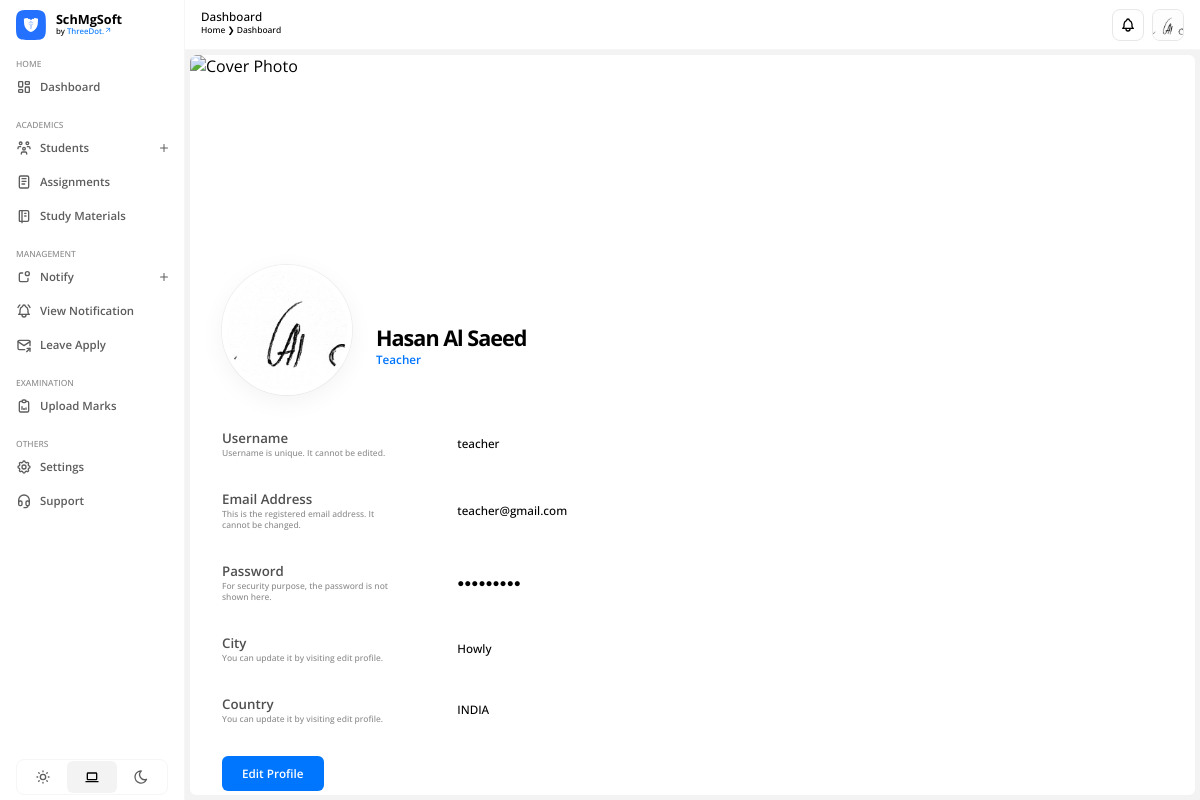
Screenshot of /profile/ (signed in) with the database file from the repository.
### apps/users/models.py (models this page shows)
class CustomUser(AbstractUser):
    USER = (
        (1, 'ADMIN'),
        (2, 'TEACHER'),
        (3, 'STUDENT')
    )
    user_type = models.CharField(choices=USER, max_length=20, default=1)
    profile_pic = models.ImageField(upload_to='profile_pic/', null=True, blank=True)
    city = models.CharField(max_length=200, blank=True)
    country = models.CharField(max_length=200, blank=True)

### apps/users/views.py (the view)
# urls.py: path('profile/', include('apps.users.urls')),
@login_required(login_url='/')
def profile(request):
    user = CustomUser.objects.get(id=request.user.id)
    context = {
        'user':user
    }
    return render(request, 'profile.html', context)

### apps/users/templates/profile.html
{% extends "base.html" %} {% load static %} {% block htmlhead %}
<link
  rel="stylesheet"
  type="text/css"
  href="{% static 'css/users/profile.css' %}"
/>
{% endblock htmlhead %} {% block content %}
<div id="my-profile">
  <div class="image-section">
    <div id="cover-photo">
      <img
        src="https://images.unsplash.com/photo-1642104704074-907c0698cbd9?crop=entropy&cs=srgb&fm=jpg&ixid=M3wzMjM4NDZ8MHwxfHJhbmRvbXx8fHx8fHx8fDE3MjEzMjI3NTF8&ixlib=rb-4.0.3&q=85"
        alt="Cover Photo"
      />
    </div>
    <div class="profile-details">
      <div id="profile-photo">
        {% if not user.profile_pic %}
        <img
          src="https://images.unsplash.com/photo-1718002127646-0904604dfb8c?crop=entropy&cs=srgb&fm=jpg&ixid=M3wzMjM4NDZ8MHwxfHJhbmRvbXx8fHx8fHx8fDE3MjA5NDE3OTN8&ixlib=rb-4.0.3&q=85"
          alt="Profile Photo."
        />
        {% else %}
        <img src="{{ user.profile_pic.url }}" alt="Profile Photo." />
        {% endif %}
      </div>
      <div class="profile-section">
        <h3>{{ user.first_name }} {{ user.last_name }}</h3>
        {% if user.user_type == '1' %}
        <p>Admin</p>
        {% elif user.user_type == '2' %}
        <p>Teacher</p>
        {% else %}
        <p>Student</p>
        {% endif %}
      </div>
    </div>
  </div>
  <div class="user-details">
    <div class="group">
      <div class="sub-group">
        <h3>Username</h3>
        <p>Username is unique. It cannot be edited.</p>
      </div>
      <p>{{ user.username }}</p>
    </div>
    <div class="group">
      <div class="sub-group">
        <h3>Email Address</h3>
        <p>This is the registered email address. It cannot be changed.</p>
      </div>
      <p>{{ user.email }}</p>
    </div>
    <div class="group">
      <div class="sub-group">
        <h3>Password</h3>
        <p>For security purpose, the password is not shown here.</p>
      </div>
      <p>●●●●●●●●●</p>
    </div>
    <div class="group">
      <div class="sub-group">
        <h3>City</h3>
        <p>You can update it by visiting edit profile.</p>
      </div>
      <p>{{ user.city }}</p>
    </div>
    <div class="group">
      <div class="sub-group">
        <h3>Country</h3>
        <p>You can update it by visiting edit profile.</p>
      </div>
      <p>{{ user.country }}</p>
    </div>
    <a href="{% url 'profile-edit' %}">Edit Profile</a>
  </div>
</div>
{% endblock %}

### SchMgSoft/templates/header.html (shortened to what this page needs)
{% load static %}
{% block content %}
<header>
  <div class="left">
    <h3>Dashboard</h3>
    <div class="breadcrumb">
      <p>Home &#10095; Dashboard</p>
    </div>
  </div>
  <div class="right">
    <div id="notification-icon">
    </div>
    <div id="profile">
      {% if not user.profile_pic %}
      <img
        src="https://images.unsplash.com/photo-1522075469751-3a6694fb2f61?crop=entropy&cs=srgb&fm=jpg&ixid=M3wzMjM4NDZ8MHwxfHJhbmRvbXx8fHx8fHx8fDE3MjA2ODA4NTB8&ixlib=rb-4.0.3&q=85"
        alt="Profile Photo."
      />
      {% else %}
      <img src="{{ user.profile_pic.url }}" alt="Profile Photo." />
      {% endif %}
    </div>
  </div>
</header>
{% endblock %}
{% block extracss %}
<link rel="stylesheet" type="text/css" href="{% static 'css/header.css' %}" />
{% endblock %}

### SchMgSoft/static/css/style.css (style rules this page uses)
:root { --accent-clr-50: #edfaff; --accent-clr-100: #d6f1ff; --accent-clr-200: #b5e9ff; --accent-clr-300: #83ddff; --accent-clr-400: #48c7ff; --accent-clr-500: #1ea8ff; --accent-clr-600: #0689ff; --accent-clr-700: #0075fe; --accent-clr-800: #085ac5; --accent-clr-900: #0d4e9b; --accent-clr-950: #0e305d; --round-sm: 0.125rem; --round-norm: 0.25rem; --round-md: 0.375rem; --round-lg: 0.5rem; --round-xl: 0.75rem; --round-2xl: 1rem; --round-3xl: 1.5rem; --round-full: 50%; --transition-time: 0.15s; --animation-time: 0.3s; }
*, *:before, *:after { margin: 0; padding: 0; box-sizing: border-box; font-family: 'Open Sans', sans-serif; font-synthesis: none; -webkit-font-smoothing: antialiased; -moz-osx-font-smoothing: grayscale; text-rendering: optimizeLegibility; }
html { scroll-behavior: smooth; }
body { margin: 0; padding: 0; min-width: 100%; min-height: 100vh; font-family: 'Open Sans', sans-serif; font-synthesis: none; -webkit-font-smoothing: antialiased; -moz-osx-font-smoothing: grayscale; text-rendering: optimizeLegibility; overflow: hidden; }
body.light-mode { --text-clr-50: #f6f6f6; --text-clr-100: #e7e7e7; --text-clr-200: #d1d1d1; --text-clr-300: #b0b0b0; --text-clr-400: #9c9c9c; --text-clr-500: #8c8c8c; --text-clr-600: #5d5d5d; --text-clr-700: #4f4f4f; --text-clr-800: #454545; --text-clr-900: #3d3d3d; --text-clr-950: #000000; --bg-clr: #f3f3f3; --bg-component: #ffffff; --bg-icon: #f3f3f3; --bg-blur: rgba(255, 255, 255, 0.3); --border-clr: rgba(0, 0, 0, 0.05); --overlay: rgba(0, 0, 0, 0.5); }
a { padding: 0; margin: 0; text-decoration: none; color: var(--text-clr-950); cursor: pointer; }
p, h1, h2, h3, h4, h5, h6 { padding: 0; margin: 0; }

### SchMgSoft/static/css/users/profile.css (style rules this page uses)
#my-profile { width: 100%; height: 100%; background-color: var(--bg-component); border-radius: var(--round-md); overflow-x: hidden; overflow-y: auto; }
#my-profile .image-section { width: 100%; height: 350px; }
#my-profile .image-section #cover-photo { width: 100%; height: 250px; display: flex; align-items: center; justify-content: center; border-radius: var(--round-md) var(--round-md) 0 0; overflow: hidden; }
#my-profile .image-section #cover-photo img { width: 100%; height: 100%; object-fit: cover; }
#my-profile .image-section .profile-details { padding: 0 32px; width: 100%; height: 50px; display: flex; gap: 24px; align-items: center; justify-content: left; }
#my-profile .image-section .profile-details #profile-photo { width: 130px; height: 130px; display: flex; align-items: center; justify-content: center; border: 5px solid var(--bg-component); border-radius: var(--round-full); box-shadow: var(--border-clr) 0px 6px 24px 0px, var(--border-clr) 0px 0px 0px 1px; overflow: hidden; }
#my-profile .image-section .profile-details #profile-photo img { width: 100%; height: 100%; object-fit: cover; }
#my-profile .image-section .profile-details .profile-section { margin-top: 24px; height: 100%; display: flex; flex-direction: column; align-items: start; justify-content: end; }
#my-profile .image-section .profile-details .profile-section h3 { font-size: 1.351rem; font-weight: 700; text-align: left; letter-spacing: -1px; color: var(--text-clr-950); }
#my-profile .image-section .profile-details .profile-section p { font-size: 0.731rem; font-weight: 600; text-align: left; color: var(--accent-clr-700); }
#my-profile .user-details { padding: 24px 32px; width: 100%; display: flex; flex-direction: column; gap: 32px; align-items: start; justify-content: left; }
#my-profile .user-details .group { width: 100%; display: flex; align-items: center; }
#my-profile .user-details .group .sub-group { width: 25%; display: flex; flex-direction: column; align-items: start; justify-content: left; }
#my-profile .user-details .group .sub-group h3 { font-size: 0.831rem; font-weight: 600; text-align: left; color: var(--text-clr-700); }
#my-profile .user-details .group .sub-group p { font-size: 0.531rem; font-weight: 500; text-align: left; color: var(--text-clr-500); }
#my-profile .user-details .group p { width: 75%; font-size: 0.731rem; font-weight: 500; text-align: left; color: var(--text-clr-950); }
#my-profile .user-details a { padding: 10px 20px; font-size: 0.731rem; font-weight: 600; text-align: center; color: #fff; background: var(--accent-clr-700); border-radius: var(--round-md); transition: background var(--transition-time) ease-out; }

### rows the page displays
CustomUser: profile_pic (picture), first_name "Hasan", last_name "Al Saeed", username "teacher", email "teacher@gmail.com", city "Howly", country "INDIA"
